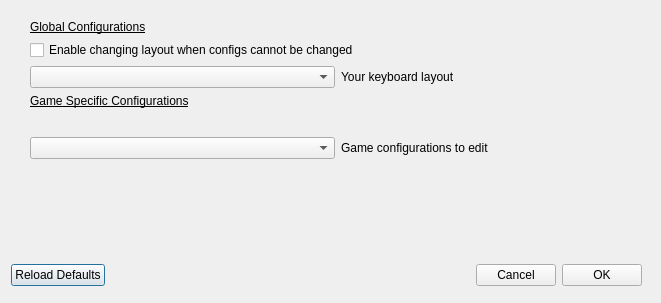
<?xml version="1.0" encoding="UTF-8"?>
<ui version="4.0">
 <class>Preferences</class>
 <widget class="QDialog" name="Preferences">
  <property name="geometry">
   <rect>
    <x>0</x>
    <y>0</y>
    <width>661</width>
    <height>303</height>
   </rect>
  </property>
  <property name="windowTitle">
   <string>Dialog</string>
  </property>
  <widget class="QWidget" name="layoutWidget">
   <property name="geometry">
    <rect>
     <x>11</x>
     <y>260</y>
     <width>631</width>
     <height>30</height>
    </rect>
   </property>
   <layout class="QHBoxLayout" name="horizontalLayout">
    <item>
     <widget class="QPushButton" name="pushButton_3">
      <property name="text">
       <string>Reload Defaults</string>
      </property>
     </widget>
    </item>
    <item>
     <spacer name="horizontalSpacer">
      <property name="orientation">
       <enum>Qt::Horizontal</enum>
      </property>
      <property name="sizeHint" stdset="0">
       <size>
        <width>40</width>
        <height>20</height>
       </size>
      </property>
     </spacer>
    </item>
    <item>
     <widget class="QPushButton" name="pushButton_2">
      <property name="text">
       <string>Cancel</string>
      </property>
     </widget>
    </item>
    <item>
     <widget class="QPushButton" name="pushButton">
      <property name="text">
       <string>OK</string>
      </property>
     </widget>
    </item>
   </layout>
  </widget>
  <widget class="QWidget" name="">
   <property name="geometry">
    <rect>
     <x>30</x>
     <y>20</y>
     <width>616</width>
     <height>162</height>
    </rect>
   </property>
   <layout class="QVBoxLayout" name="verticalLayout_2">
    <item>
     <layout class="QVBoxLayout" name="verticalLayout">
      <item>
       <widget class="QLabel" name="label_2">
        <property name="font">
         <font>
          <underline>true</underline>
         </font>
        </property>
        <property name="text">
         <string>Global Configurations</string>
        </property>
       </widget>
      </item>
      <item>
       <widget class="QCheckBox" name="enableWorkaround">
        <property name="text">
         <string>Enable changing layout when configs cannot be changed</string>
        </property>
       </widget>
      </item>
      <item>
       <layout class="QHBoxLayout" name="horizontalLayout_4">
        <item>
         <widget class="QComboBox" name="setYourLayout">
          <property name="minimumSize">
           <size>
            <width>79</width>
            <height>0</height>
           </size>
          </property>
         </widget>
        </item>
        <item>
         <widget class="QLabel" name="label">
          <property name="text">
           <string>Your keyboard layout                                                 </string>
          </property>
         </widget>
        </item>
       </layout>
      </item>
      <item>
       <layout class="QHBoxLayout" name="horizontalLayout_2"/>
      </item>
      <item>
       <widget class="QLabel" name="label_3">
        <property name="font">
         <font>
          <underline>true</underline>
         </font>
        </property>
        <property name="text">
         <string>Game Specific Configurations</string>
        </property>
       </widget>
      </item>
     </layout>
    </item>
    <item>
     <layout class="QHBoxLayout" name="horizontalLayout_3">
      <item>
       <widget class="QComboBox" name="comboBox"/>
      </item>
      <item>
       <widget class="QLabel" name="label_4">
        <property name="text">
         <string>Game configurations to edit</string>
        </property>
       </widget>
      </item>
     </layout>
    </item>
   </layout>
  </widget>
  <zorder>layoutWidget</zorder>
  <zorder>layoutWidget</zorder>
  <zorder>label_2</zorder>
  <zorder></zorder>
  <zorder>comboBox</zorder>
  <zorder>label_4</zorder>
  <zorder>setYourLayout</zorder>
  <zorder>label</zorder>
 </widget>
 <resources/>
 <connections/>
</ui>
